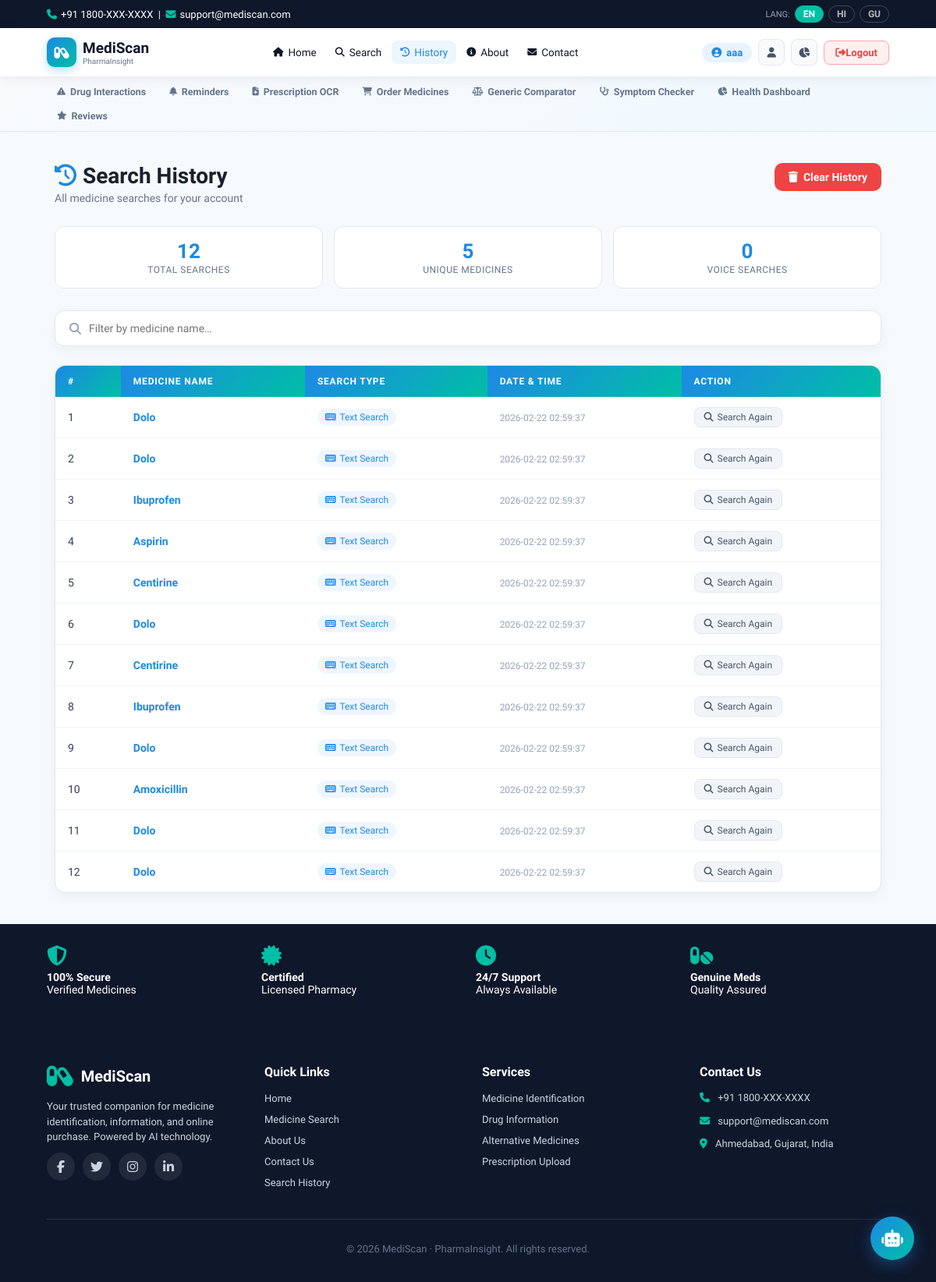
Screenshot of /history (signed in) with the database file from the repository.
### tables this page shows
CREATE TABLE search_history (
            id INTEGER PRIMARY KEY AUTOINCREMENT,
            user_id INTEGER,
            medicine_name TEXT,
            search_type TEXT,
            searched_at DATETIME DEFAULT CURRENT_TIMESTAMP, search_time DATETIME,
            FOREIGN KEY (user_id) REFERENCES users(id)
        );

### routes/history.py (the view)
@history_bp.route("/history")
def history():
    if "user_id" not in session:
        return redirect(url_for("auth.login"))
    conn = get_db()
    rows = conn.execute("""
        SELECT medicine_name, search_type, search_time
        FROM search_history
        WHERE user_id = ?
        ORDER BY id DESC
    """, (session["user_id"],)).fetchall()
    conn.close()
    return render_template("history.html", history=rows)

### database.py (called while the page is built)
def get_db():
    conn = sqlite3.connect(DB_NAME)
    conn.row_factory = sqlite3.Row
    conn.execute("PRAGMA foreign_keys = ON")
    return conn

### templates/history.html (shortened to what this page needs)
<!DOCTYPE html>
<html lang="en">
<head>
<link rel="stylesheet" href="https://cdnjs.cloudflare.com/ajax/libs/font-awesome/6.5.0/css/all.min.css">
</head>
<body>
{% include "header.html" %}
<div class="page">
  <div class="page-header">
    <div>
      <h1><i class="fa fa-clock-rotate-left" style="color:#1e88e5;margin-right:8px;"></i>Search History</h1>
      <p>All medicine searches for your account</p>
    </div>
    <button class="clear-btn" onclick="confirmClear()"><i class="fa fa-trash"></i> Clear History</button>
  </div>
  <div class="stats-row">
    <div class="stat-card">
      <div class="num">{{ history|length }}</div>
      <div class="lbl">Total Searches</div>
    </div>
    <div class="stat-card">
      <div class="num">{{ history|map(attribute='medicine_name')|list|unique|list|length }}</div>
      <div class="lbl">Unique Medicines</div>
    </div>
    <div class="stat-card">
      <div class="num">{{ history|selectattr('search_type','equalto','Voice Search')|list|length }}</div>
      <div class="lbl">Voice Searches</div>
    </div>
  </div>
  <div class="search-bar">
    <i class="fa fa-search"></i>
    <input type="text" id="filterInput" placeholder="Filter by medicine name…" oninput="filterRows()">
  </div>
  <div class="table-wrap">
    {% if history %}
    <table>
      <thead>
        <tr>
          <th>#</th>
          <th>Medicine Name</th>
          <th>Search Type</th>
          <th>Date &amp; Time</th>
          <th>Action</th>
        </tr>
      </thead>
      <tbody id="historyBody">
        {% for item in history %}
        <tr data-name="{{ item['medicine_name']|lower }}">
          <td data-label="#">{{ loop.index }}</td>
          <td data-label="Medicine"><span class="med-name">{{ item['medicine_name'] }}</span></td>
          <td data-label="Type">
            <span class="badge {% if item['search_type']=='Voice Search' %}voice{% endif %}">
              <i class="fa {% if item['search_type']=='Voice Search' %}fa-microphone{% else %}fa-keyboard{% endif %}"></i>
              {{ item['search_type'] }}
            </span>
          </td>
          <td data-label="Date">
            <span class="time">{{ item['search_time'] if item['search_time'] else '—' }}</span>
          </td>
          <td data-label="Action">
            <a class="action-btn" href="/search" onclick="setSearch('{{ item['medicine_name'] }}')">
              <i class="fa fa-search"></i> Search Again
            </a>
          </td>
        </tr>
        {% endfor %}
      </tbody>
    </table>
    {% endif %}
  </div>
</div>
{% include "footer.html" %}
</body>
</html>

### templates/header.html (shortened to what this page needs)
{% set lang = session.get('lang','en') %}
{% set t = T[lang] %}
<link rel="stylesheet" href="https://cdnjs.cloudflare.com/ajax/libs/font-awesome/6.5.0/css/all.min.css">
<div class="top-bar">
  <span><i class="fa fa-phone"></i>+91 1800-XXX-XXXX &nbsp;|&nbsp; <i class="fa fa-envelope"></i>support@mediscan.com</span>
  <div class="lang-btns">
    <span style="color:#94a3b8;font-size:11px;">LANG:</span>
    <a href="/set-language/en" class="lang-btn {% if lang=='en' %}active{% endif %}">EN</a>
    <a href="/set-language/hi" class="lang-btn {% if lang=='hi' %}active{% endif %}">HI</a>
    <a href="/set-language/gu" class="lang-btn {% if lang=='gu' %}active{% endif %}">GU</a>
  </div>
</div>
<header class="navbar">
  <a href="/" class="logo">
    <div class="logo-icon"><i class="fa-solid fa-capsules"></i></div>
    <div><span>MediScan</span><small>PharmaInsight</small></div>
  </a>
  <nav id="mainNav">
    <a href="/"        class="nav-link"><i class="fa fa-house"></i>{{ t.home }}</a>
    <a href="/search"  class="nav-link"><i class="fa fa-search"></i>{{ t.search }}</a>
    <a href="/history" class="nav-link"><i class="fa fa-clock-rotate-left"></i>{{ t.history }}</a>
    <a href="/about"   class="nav-link"><i class="fa fa-circle-info"></i>{{ t.about }}</a>
    <a href="/contact" class="nav-link"><i class="fa fa-envelope"></i>{{ t.contact }}</a>
  </nav>
  <div class="auth">
    {% if session.get('user_id') %}
      <span class="user-chip"><i class="fa fa-user-circle"></i>{{ session.get('user_name','') }}</span>
      <a href="/account"  class="icon-btn" title="{{ t.account }}"><i class="fa fa-user"></i></a>
      <a href="/dashboard" class="icon-btn" title="My Dashboard"><i class="fa fa-chart-pie"></i></a>
      <a href="/logout"   class="auth-link btn-logout" style="border-radius:8px;padding:7px 14px;font-size:13px;font-weight:600;text-decoration:none;"><i class="fa fa-sign-out-alt"></i>{{ t.logout }}</a>
    {% else %}
      <a href="/login"    class="auth-link btn-login"><i class="fa fa-sign-in-alt"></i>{{ t.login }}</a>
      <a href="/register" class="auth-link btn-register"><i class="fa fa-user-plus"></i>{{ t.register }}</a>
    {% endif %}
  </div>
</header>
{% if session.get('user_id') %}
<div class="feat-bar">
  <a href="/interaction" class="feat-link"><i class="fa fa-triangle-exclamation"></i>Drug Interactions</a>
  <a href="/reminders"   class="feat-link"><i class="fa fa-bell"></i>Reminders</a>
  <a href="/prescription"class="feat-link"><i class="fa fa-file-medical"></i>Prescription OCR</a>
  <a href="/order"       class="feat-link"><i class="fa fa-cart-shopping"></i>Order Medicines</a>
  <a href="/comparator"  class="feat-link"><i class="fa fa-scale-balanced"></i>Generic Comparator</a>
  <a href="/symptoms"    class="feat-link"><i class="fa fa-stethoscope"></i>Symptom Checker</a>
  <a href="/dashboard"   class="feat-link"><i class="fa fa-chart-pie"></i>Health Dashboard</a>
  <a href="/reviews"     class="feat-link"><i class="fa fa-star"></i>Reviews</a>
</div>
{% endif %}

### templates/footer.html (shortened to what this page needs)
<footer class="trust-bar">
  <div><i class="fa fa-shield-halved"></i><b>100% Secure</b><br>Verified Medicines</div>
  <div><i class="fa fa-certificate"></i><b>Certified</b><br>Licensed Pharmacy</div>
  <div><i class="fa fa-clock"></i><b>24/7 Support</b><br>Always Available</div>
  <div><i class="fa fa-pills"></i><b>Genuine Meds</b><br>Quality Assured</div>
</footer>
<footer class="footer">
  <div class="footer-container">
    <div class="footer-col">
      <div class="footer-logo"><i class="fa-solid fa-capsules"></i>MediScan</div>
      <p class="footer-text">Your trusted companion for medicine identification, information, and online purchase. Powered by AI technology.</p>
      <div class="social-icons">
        <a href="#"><i class="fab fa-facebook-f"></i></a>
        <a href="#"><i class="fab fa-twitter"></i></a>
        <a href="#"><i class="fab fa-instagram"></i></a>
        <a href="#"><i class="fab fa-linkedin-in"></i></a>
      </div>
    </div>
    <div class="footer-col">
      <h4>Quick Links</h4>
      <ul>
        <li><a href="/">Home</a></li>
        <li><a href="/search">Medicine Search</a></li>
        <li><a href="/about">About Us</a></li>
        <li><a href="/contact">Contact Us</a></li>
        <li><a href="/history">Search History</a></li>
      </ul>
    </div>
    <div class="footer-col">
      <h4>Services</h4>
      <ul>
        <li><a href="#">Medicine Identification</a></li>
        <li><a href="#">Drug Information</a></li>
        <li><a href="#">Alternative Medicines</a></li>
        <li><a href="#">Prescription Upload</a></li>
      </ul>
    </div>
    <div class="footer-col">
      <h4>Contact Us</h4>
      <p><i class="fa fa-phone"></i> +91 1800-XXX-XXXX</p>
      <p><i class="fa fa-envelope"></i> support@mediscan.com</p>
      <p><i class="fa fa-location-dot"></i> Ahmedabad, Gujarat, India</p>
    </div>
  </div>
  <div class="footer-bottom">© 2026 MediScan · PharmaInsight. All rights reserved.</div>
</footer>
{% if session.get('user_id') %}
<button class="chatbot-fab" onclick="toggleChat()" id="chatFab" title="MediBot AI Assistant">
  <i class="fa fa-robot"></i>
</button>
{% endif %}

### templates/history.html (style rules this page uses)
* { margin:0;padding:0;box-sizing:border-box;font-family:"Segoe UI",sans-serif; }
body { background:#f7fafc;color:#1a202c; }
.page { max-width:1100px;margin:0 auto;padding:40px 20px; }
.page-header { display:flex;justify-content:space-between;align-items:flex-start;flex-wrap:wrap;gap:14px;margin-bottom:28px; }
.page-header h1 { font-size:28px;font-weight:700; }
.page-header p { color:#64748b;margin-top:4px;font-size:14px; }
.clear-btn { background:#ef4444;color:#fff;border:none;padding:10px 18px;border-radius:10px;cursor:pointer;font-size:14px;font-weight:600;display:flex;align-items:center;gap:7px;transition:.2s; }
.search-bar { background:#fff;padding:14px 18px;border-radius:12px;display:flex;gap:10px;align-items:center;box-shadow:0 4px 15px rgba(0,0,0,.05);margin-bottom:24px;border:1.5px solid #e2e8f0; }
.search-bar i { color:#94a3b8;font-size:15px; }
.search-bar input { flex:1;border:none;outline:none;font-size:14px;background:transparent;color:#1a202c; }
.stats-row { display:grid;grid-template-columns:repeat(auto-fit,minmax(160px,1fr));gap:14px;margin-bottom:28px; }
.stat-card { background:#fff;padding:16px 18px;border-radius:12px;border:1.5px solid #e2e8f0;text-align:center; }
.stat-card .num { font-size:26px;font-weight:700;color:#1e88e5; }
.stat-card .lbl { font-size:12px;color:#64748b;margin-top:2px;text-transform:uppercase;letter-spacing:.5px; }
.table-wrap { background:#fff;border-radius:14px;border:1.5px solid #e2e8f0;overflow:hidden;box-shadow:0 4px 15px rgba(0,0,0,.05); }
table { width:100%;border-collapse:collapse; }
thead th { background:linear-gradient(135deg,#1e88e5,#00bfa5);color:#fff;padding:13px 16px;font-size:12px;text-transform:uppercase;letter-spacing:.8px;text-align:left;font-weight:600; }
tbody tr { border-bottom:1px solid #f1f5f9;transition:.15s; }
tbody tr:last-child { border-bottom:none; }
td { padding:13px 16px;font-size:14px;color:#334155;vertical-align:middle; }
.med-name { font-weight:600;color:#1e88e5; }
.badge { display:inline-flex;align-items:center;gap:5px;background:#eff6ff;color:#1e88e5;padding:4px 10px;font-size:12px;border-radius:20px;font-weight:500; }
.time { color:#94a3b8;font-size:12px; }
.action-btn { background:#f1f5f9;border:1px solid #e2e8f0;color:#475569;padding:5px 12px;border-radius:8px;font-size:12px;cursor:pointer;transition:.2s;text-decoration:none;display:inline-flex;align-items:center;gap:5px; }

### templates/footer.html (style rules this page uses)
:root { --primary:#1e88e5;--secondary:#00bfa5;--dark:#0f172a; }
.trust-bar { display:grid;grid-template-columns:repeat(auto-fit,minmax(180px,1fr));gap:20px;background:var(--dark);padding:28px 5%; }
.trust-bar div { font-size:14px;color:white; }
.trust-bar i { font-size:26px;color:var(--secondary);margin-bottom:6px;display:block; }
.footer { background:var(--dark);color:#cbd5e1;padding:60px 5% 35px; }
.footer-container { display:grid;grid-template-columns:repeat(auto-fit,minmax(200px,1fr));gap:36px;max-width:1300px;margin:auto; }
.footer-logo { display:flex;align-items:center;gap:10px;font-size:20px;font-weight:700;color:#fff;margin-bottom:14px; }
.footer-logo i { font-size:30px;color:var(--secondary); }
.footer-text { font-size:13px;line-height:1.7;margin-bottom:16px; }
.social-icons { display:flex;gap:10px; }
.social-icons a { width:36px;height:36px;background:rgba(255,255,255,.08);border-radius:50%;display:flex;align-items:center;justify-content:center;cursor:pointer;transition:.3s;color:#cbd5e1;text-decoration:none; }
.footer-col h4 { font-size:16px;margin-bottom:14px;color:#fff; }
.footer-col ul { list-style:none; }
.footer-col ul li { margin-bottom:8px; }
.footer-col ul li a { color:#cbd5e1;text-decoration:none;font-size:13px;transition:.3s; }
.footer-col p { font-size:13px;margin-bottom:10px;line-height:1.5; }
.footer-col p i { color:var(--secondary);margin-right:7px; }
.footer-bottom { text-align:center;padding-top:30px;margin-top:30px;border-top:1px solid rgba(255,255,255,.1);font-size:13px;color:#64748b; }
.chatbot-fab { position:fixed;bottom:28px;right:28px;width:56px;height:56px;background:linear-gradient(135deg,#1e88e5,#00bfa5);border-radius:50%;display:flex;align-items:center;justify-content:center;cursor:pointer;z-index:3000;box-shadow:0 6px 20px rgba(30,136,229,.4);border:none;color:#fff;font-size:22px;transition:.3s; }

### rows the page displays
search_history: medicine_name "Dolo", search_type "Text Search", search_time "2026-02-22 02:59:37"
search_history: medicine_name "Dolo", search_type "Text Search", search_time "2026-02-22 02:59:37"
search_history: medicine_name "Ibuprofen", search_type "Text Search", search_time "2026-02-22 02:59:37"
search_history: medicine_name "Aspirin", search_type "Text Search", search_time "2026-02-22 02:59:37"
search_history: medicine_name "Centirine", search_type "Text Search", search_time "2026-02-22 02:59:37"
search_history: medicine_name "Dolo", search_type "Text Search", search_time "2026-02-22 02:59:37"
search_history: medicine_name "Centirine", search_type "Text Search", search_time "2026-02-22 02:59:37"
search_history: medicine_name "Ibuprofen", search_type "Text Search", search_time "2026-02-22 02:59:37"
search_history: medicine_name "Dolo", search_type "Text Search", search_time "2026-02-22 02:59:37"
search_history: medicine_name "Amoxicillin", search_type "Text Search", search_time "2026-02-22 02:59:37"
search_history: medicine_name "Dolo", search_type "Text Search", search_time "2026-02-22 02:59:37"
search_history: medicine_name "Dolo", search_type "Text Search", search_time "2026-02-22 02:59:37"

### other values shown
{{ t.home }} "Home"
{{ t.search }} "Search"
{{ t.history }} "History"
{{ t.about }} "About"
{{ t.contact }} "Contact"
{{ session.get('user_name','') }} "aaa"
{{ t.logout }} "Logout"
{{ history|length }} "12"
{{ history|map(attribute='medicine_name')|list|unique|list|length }} "5"
{{ history|selectattr('search_type','equalto','Voice Search')|list|length }} "0"
